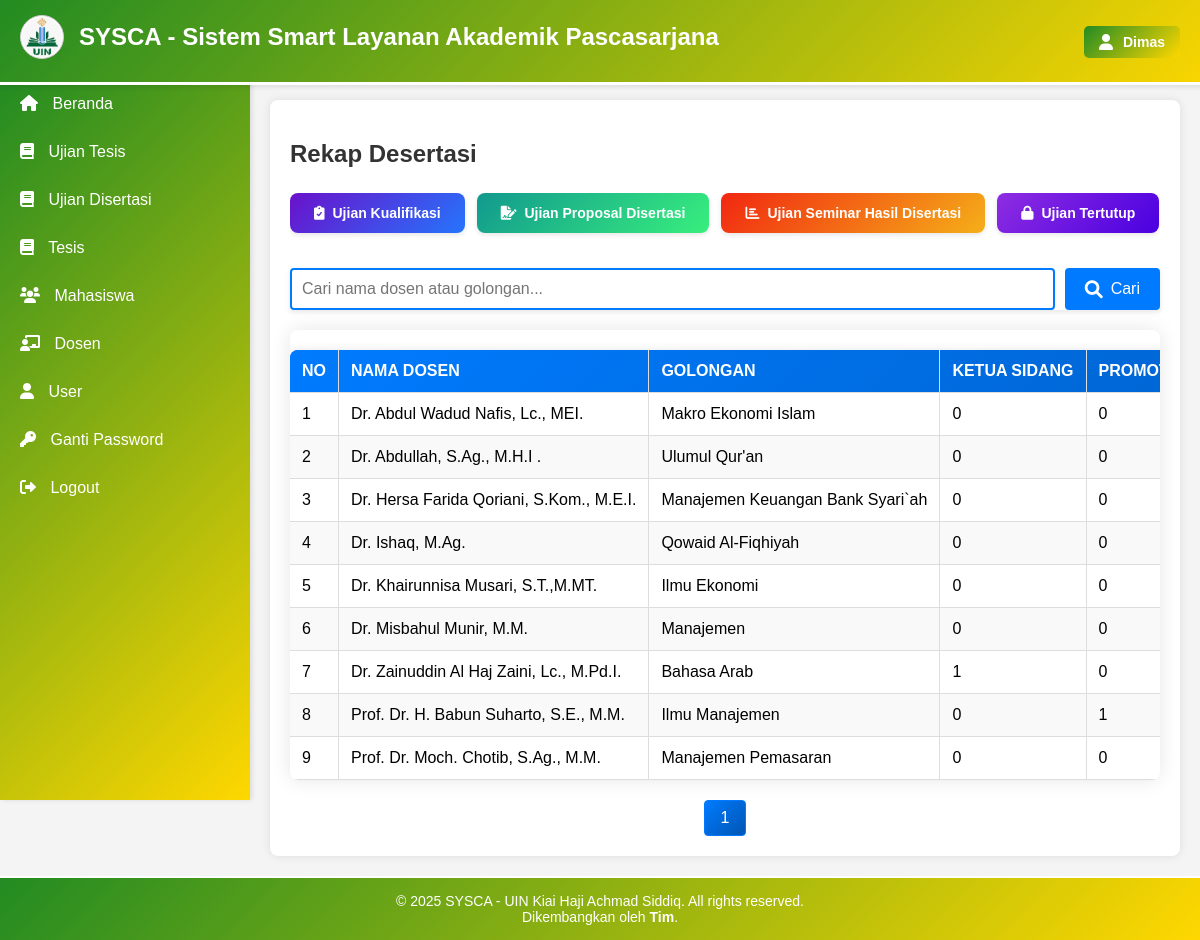
The page /rekap_desertasi.php (signed in) on the database its author committed.
### tables this page shows
CREATE TABLE `dosen` (
  `id_dosen` int(11) NOT NULL,
  `nama` varchar(100) NOT NULL,
  `nidn` varchar(20) NOT NULL,
  `email` varchar(100) DEFAULT NULL,
  `telepon` varchar(15) DEFAULT NULL,
  `bidang_keahlian` varchar(100) DEFAULT NULL,
  `max` int(2) NOT NULL
);

### rekap_desertasi.php (the view, shortened to what this page needs)
<?php
include 'koneksi.php';
$search = isset($_GET['search']) ? $_GET['search'] : '';
$type = isset($_GET['type']) ? $_GET['type'] : '';
$query = "
    SELECT
        d.id_dosen,
        d.nama AS nama_dosen,
        d.bidang_keahlian AS golongan,
        COUNT(CASE WHEN k.promotor = d.id_dosen THEN 1 END) AS promotor,
        COUNT(CASE WHEN k.copromotor = d.id_dosen THEN 1 END) AS copromotor,
        COUNT(CASE WHEN k.penguji_utama = d.id_dosen THEN 1 END) AS penguji_utama,
        COUNT(CASE WHEN k.sekretaris_penguji = d.id_dosen THEN 1 END) AS sekretaris_penguji,
        COUNT(CASE WHEN k.penguji_1 = d.id_dosen THEN 1 END) AS penguji_1,
        COUNT(CASE WHEN k.penguji_2 = d.id_dosen THEN 1 END) AS penguji_2,
        COUNT(CASE WHEN k.penguji_3 = d.id_dosen THEN 1 END) AS penguji_3,
        COUNT(CASE WHEN k.penguji_4 = d.id_dosen THEN 1 END) AS penguji_4,
        COUNT(CASE WHEN k.ketua_sidang = d.id_dosen THEN 1 END) AS ketua_sidang
    FROM
        dosen d
    LEFT JOIN
        kusus_desertasi k ON d.id_dosen = k.promotor
        OR d.id_dosen = k.copromotor
        OR d.id_dosen = k.penguji_utama
        OR d.id_dosen = k.sekretaris_penguji
        OR d.id_dosen = k.penguji_1
        OR d.id_dosen = k.penguji_2
        OR d.id_dosen = k.penguji_3
        OR d.id_dosen = k.penguji_4
        OR d.id_dosen = k.ketua_sidang
    WHERE
        d.nama LIKE '%$search%' OR d.bidang_keahlian LIKE '%$search%'
    GROUP BY
        d.id_dosen
    HAVING
        promotor != 0
        OR copromotor != 0
        OR penguji_utama != 0
        OR sekretaris_penguji != 0
        OR penguji_1 != 0
        OR penguji_2 != 0
        OR penguji_3 != 0
        OR penguji_4 != 0
        OR ketua_sidang != 0
    ORDER BY
        d.nama ASC";
$rows_per_page = 10;
$count_query = "
    SELECT
        COUNT(*) AS total
    FROM (
        SELECT
            d.id_dosen
        FROM
            dosen d
        LEFT JOIN
            kusus_desertasi k ON d.id_dosen = k.promotor
            OR d.id_dosen = k.copromotor
            OR d.id_dosen = k.penguji_utama
            OR d.id_dosen = k.sekretaris_penguji
            OR d.id_dosen = k.penguji_1
            OR d.id_dosen = k.penguji_2
            OR d.id_dosen = k.penguji_3
            OR d.id_dosen = k.penguji_4
            OR d.id_dosen = k.ketua_sidang
        WHERE
            d.nama LIKE '%$search%' OR d.bidang_keahlian LIKE '%$search%'
        GROUP BY
            d.id_dosen
        HAVING
            COUNT(CASE WHEN k.promotor = d.id_dosen THEN 1 END) != 0
            OR COUNT(CASE WHEN k.copromotor = d.id_dosen THEN 1 END) != 0
            OR COUNT(CASE WHEN k.penguji_utama = d.id_dosen THEN 1 END) != 0
            OR COUNT(CASE WHEN k.sekretaris_penguji = d.id_dosen THEN 1 END) != 0
            OR COUNT(CASE WHEN k.penguji_1 = d.id_dosen THEN 1 END) != 0
            OR COUNT(CASE WHEN k.penguji_2 = d.id_dosen THEN 1 END) != 0
            OR COUNT(CASE WHEN k.penguji_3 = d.id_dosen THEN 1 END) != 0
            OR COUNT(CASE WHEN k.penguji_4 = d.id_dosen THEN 1 END) != 0
            OR COUNT(CASE WHEN k.ketua_sidang = d.id_dosen THEN 1 END) != 0
    ) AS filtered_data";
$count_result = $koneksi->query($count_query);
$total_rows = $count_result->fetch_assoc()['total'];
$total_pages = ceil($total_rows / $rows_per_page);
$current_page = isset($_GET['page']) ? (int)$_GET['page'] : 1;
$offset = ($current_page - 1) * $rows_per_page;
$query .= " LIMIT $offset, $rows_per_page";
$result = $koneksi->query($query);
?>
<!DOCTYPE html>
<html lang="id">
<head>
    <link rel="stylesheet" href="style.css">
    <link rel="stylesheet" href="https://cdnjs.cloudflare.com/ajax/libs/font-awesome/6.0.0/css/all.min.css">
</head>
<body>
    <?php include 'header.php'; ?>
    <?php include 'sidebar.php'; ?>
    <main class="content">
        <div class="container">
            <h2>Rekap Desertasi</h2>
            <div class="button-container">
                <a href="?type=kualifikasi" class="<?php echo ($_GET['type'] ?? '') == 'kualifikasi' ? 'active' : ''; ?>">
                    <i class="fas fa-clipboard-check" style="margin-right: 8px;"></i> Ujian Kualifikasi
                </a>
                <a href="?type=proposal" class="<?php echo ($_GET['type'] ?? '') == 'proposal' ? 'active' : ''; ?>">
                    <i class="fas fa-file-signature" style="margin-right: 8px;"></i> Ujian Proposal Disertasi
                </a>
                <a href="?type=seminar" class="<?php echo ($_GET['type'] ?? '') == 'seminar' ? 'active' : ''; ?>">
                    <i class="fas fa-chart-bar" style="margin-right: 8px;"></i> Ujian Seminar Hasil Disertasi
                </a>
                <a href="?type=tertutup" class="<?php echo ($_GET['type'] ?? '') == 'tertutup' ? 'active' : ''; ?>">
                    <i class="fas fa-lock" style="margin-right: 8px;"></i> Ujian Tertutup
                </a>
            </div>
            <form method="GET" action="" class="search-form">
                <input type="text" name="search" placeholder="Cari nama dosen atau golongan..." value="<?php echo htmlspecialchars($search); ?>">
                <button type="submit"><i class="fas fa-search"></i> Cari</button>
            </form>
            <div class="table-container">
                <table>
                    <thead>
                        <tr>
                            <th>NO</th>
                            <th>NAMA DOSEN</th>
                            <th>GOLONGAN</th>
                            <?php if ($type == 'kualifikasi'): ?>
                                <th>KETUA SIDANG</th>
                                <th>PENGUJI 1</th>
                                <th>PENGUJI 2</th>
                                <th>SEKRETARIS</th>
                            <?php else: ?>
                                <th>KETUA SIDANG</th>
                                <th>PROMOTOR</th>
                            <?php endif; ?>
                        </tr>
                    </thead>
                    <tbody>
                        <?php
                        $no = ($current_page - 1) * $rows_per_page + 1;
                        while ($row = $result->fetch_assoc()):
                        ?>
                        <tr>
                            <td><?php echo $no++; ?></td>
                            <td><?php echo $row['nama_dosen']; ?></td>
                            <td><?php echo $row['golongan']; ?></td>
                            <?php if ($type == 'kualifikasi'): ?>
                                <td><?php echo $row['ketua_sidang']; ?></td>
                                <td><?php echo $row['penguji_1']; ?></td>
                                <td><?php echo $row['penguji_2']; ?></td>
                                <td><?php echo $row['sekretaris_penguji']; ?></td>
                            <?php else: ?>
                                <td><?php echo $row['ketua_sidang']; ?></td>
                                <td><?php echo $row['promotor']; ?></td>
                            <?php endif; ?>
                        </tr>
                        <?php endwhile; ?>
                    </tbody>
                </table>
            </div>
            <div class="pagination">
                <?php for ($i = 1; $i <= $total_pages; $i++): ?>
                    <a href="?page=<?php echo $i; ?>&search=<?php echo urlencode($search); ?>&type=<?php echo $type; ?>" <?php echo ($i == $current_page) ? 'class="active"' : ''; ?>><?php echo $i; ?></a>
                <?php endfor; ?>
            </div>
        </div>
    </main>
    <?php include 'footer.php'; ?>
</body>
</html>

### style.css (style rules this page uses)
body { font-family: Arial, sans-serif; margin: 0; padding: 0; background-color: #f4f4f4; display: flex; flex-direction: column; min-height: 100vh; }
.content { margin-left: 250px; padding: 80px 20px 20px; flex: 1; transition: margin-left 0.3s ease-in-out; }
.container { background: #fff; padding: 20px; border-radius: 8px; box-shadow: 0 0 10px rgba(0, 0, 0, 0.1); margin-top: 20px; }
h2 { color: #333; margin-bottom: 20px; }
.table-container { width: 100%; overflow-x: auto; margin-top: 20px; }
table { width: 100%; border-collapse: collapse; margin-top: 20px; box-shadow: 0 0 10px rgba(0, 0, 0, 0.1); border-radius: 8px; overflow: hidden; }
table thead { background-color: #90EE90; color: #333; }
table th, table td { padding: 12px; text-align: left; border-bottom: 1px solid #ddd; }
table th { font-weight: bold; }
table tbody tr:nth-child(even) { background-color: #f9f9f9; }
table tbody tr { transition: background-color 0.3s ease; }
table th, table td { border-right: 1px solid #ddd; }
.pagination { display: flex; justify-content: center; margin-top: 20px; }
.pagination a { padding: 8px 16px; margin: 0 4px; text-decoration: none; color: #007bff; border: 1px solid #007bff; border-radius: 4px; transition: background 0.3s, color 0.3s; }
.pagination a.active { background-color: #007bff; color: #fff; }
.search-form { display: flex; gap: 10px; margin-bottom: 20px; }
.search-form input[type="text"] { flex: 1; padding: 10px; border: 2px solid #007bff; border-radius: 4px; font-size: 16px; outline: none; transition: border-color 0.3s ease; }
.search-form button { padding: 10px 20px; background-color: #007bff; color: #fff; border: none; border-radius: 4px; cursor: pointer; font-size: 16px; display: flex; align-items: center; gap: 8px; transition: background-color 0.3s ease; }
.search-form button i { font-size: 18px; }
.search-form { box-shadow: 0 2px 5px rgba(0, 0, 0, 0.1); }
.search-form { display: flex; gap: 10px; flex: 1; }
table thead { background-color: #007bff; color: #fff; }

### rekap_desertasi.php (style rules this page uses)
.button-container { margin: 25px 0; display: flex; gap: 12px; overflow-x: auto; padding-bottom: 10px; scrollbar-width: thin; }
.button-container a { text-decoration: none; padding: 12px 24px; border-radius: 8px; color: white; font-weight: 600; font-size: 14px; transition: all 0.3s ease; box-shadow: 0 2px 5px rgba(0, 0, 0, 0.1); white-space: nowrap; flex-shrink: 0; position: relative; overflow: hidden; display: flex; align-items: center; justify-content: center; }
.button-container a:nth-child(1) { background: linear-gradient(135deg, #6a11cb 0%, #2575fc 100%); }
.button-container a:nth-child(2) { background: linear-gradient(135deg, #11998e 0%, #38ef7d 100%); }
.button-container a:nth-child(3) { background: linear-gradient(135deg, #f12711 0%, #f5af19 100%); }
.button-container a:nth-child(4) { background: linear-gradient(135deg, #8E2DE2 0%, #4A00E0 100%); }
.table-container { width: 100%; overflow-x: auto; margin-top: 20px; border-radius: 8px; box-shadow: 0 0 20px rgba(0, 0, 0, 0.1); }
table { width: 100%; border-collapse: collapse; min-width: 1200px; }
table thead { background: linear-gradient(135deg, #007bff 0%, #0056b3 100%); color: #fff; }
table th, table td { padding: 15px; text-align: left; border-bottom: 1px solid #e0e0e0; white-space: nowrap; }
table th { font-weight: 600; position: sticky; top: 0; }
table tbody tr:nth-child(even) { background-color: #f8f9fa; }
.pagination { display: flex; justify-content: center; margin-top: 25px; gap: 8px; }
.pagination a { padding: 10px 16px; text-decoration: none; color: #007bff; border: 1px solid #dee2e6; border-radius: 6px; transition: all 0.3s ease; font-weight: 500; }
.pagination a.active { background: linear-gradient(135deg, #007bff 0%, #0056b3 100%); color: #fff; border-color: #007bff; }

### rows shown on the page
dosen: nama "Dr. Abdul Wadud Nafis, Lc., MEI.", bidang_keahlian "Makro Ekonomi Islam", ketua_sidang "0", promotor "0"
dosen: nama "Dr. Abdullah, S.Ag., M.H.I .", bidang_keahlian "Ulumul Qur'an", ketua_sidang "0", promotor "0"
dosen: nama "Dr. Hersa Farida Qoriani, S.Kom., M.E.I.", bidang_keahlian "Manajemen Keuangan Bank Syari`ah", ketua_sidang "0", promotor "0"
dosen: nama "Dr. Ishaq, M.Ag.", bidang_keahlian "Qowaid Al-Fiqhiyah", ketua_sidang "0", promotor "0"
dosen: nama "Dr. Khairunnisa Musari, S.T.,M.MT.", bidang_keahlian "Ilmu Ekonomi", ketua_sidang "0", promotor "0"
dosen: nama "Dr. Misbahul Munir, M.M.", bidang_keahlian "Manajemen", ketua_sidang "0", promotor "0"
dosen: nama "Dr. Zainuddin Al Haj Zaini, Lc., M.Pd.I.", bidang_keahlian "Bahasa Arab", ketua_sidang "1", promotor "0"
dosen: nama "Prof. Dr. H. Babun Suharto, S.E., M.M.", bidang_keahlian "Ilmu Manajemen", ketua_sidang "0", promotor "1"
dosen: nama "Prof. Dr. Moch. Chotib, S.Ag., M.M.", bidang_keahlian "Manajemen Pemasaran", ketua_sidang "0", promotor "0"

### other values the page prints
$nama "Dimas"
